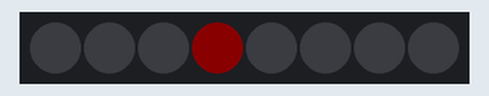
This sketch was run on a simulated ESP8266 (NodeMCU). Parts: 8 RGB LEDs in strip order, left to right. Dim RGB values are drawn brighter than linear.

Above: at 0.3 s.
At 4.93 s:
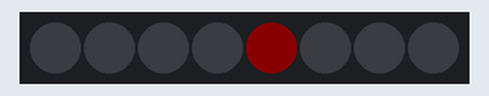
At 10.16 s:
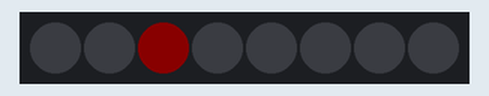
At 20.02 s:
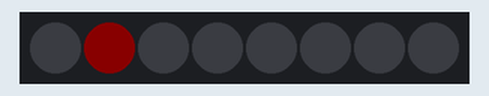
At 29.48 s:
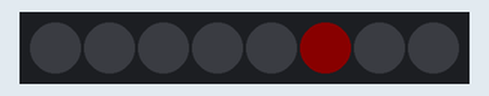
At 39.54 s:
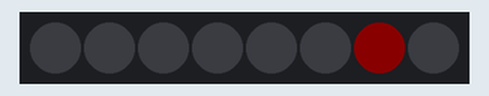
Timing chart, 0 to 40.0 s (numbered marks = the images above):
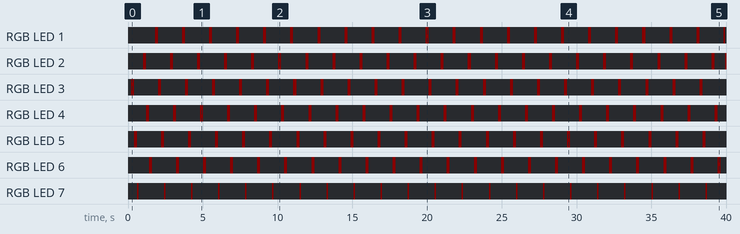

The sketch:

003_BBC_test_NeoPixel.ino
```cpp
// (licence header left out)
#include <Arduino.h>
#include "ESP8266WiFi.h"
#include <Adafruit_NeoPixel.h>

#define LED             D6 // low active
#define NEOPIXELPIN     D7
#define NEOPIXELNUMLEDS 8


Adafruit_NeoPixel neoPixel = Adafruit_NeoPixel(NEOPIXELNUMLEDS, NEOPIXELPIN, NEO_GRB + NEO_KHZ800);

void setup()
{
  WiFi.forceSleepBegin(); // turn of wifi to reduce power consumption
  delay(1);
  system_update_cpu_freq(160); // run MCU core with full speed

  neoPixel.begin();
}

void loop()
{
  static int pixelNumber = 0;

  pixelNumber++;
  if (pixelNumber > NEOPIXELNUMLEDS)pixelNumber = 0;

  uint32_t red=neoPixel.Color(10,0,0);
  uint32_t dark=neoPixel.Color(0,0,0);

  //update
  neoPixel.setPixelColor(pixelNumber, red);
  neoPixel.show();

  delay(100);
  neoPixel.setPixelColor(pixelNumber, dark);
  neoPixel.show();

}
```

Measured:
- by itself, RGB LED 1: goes 21 × (RGB(10, 0, 0) 0.20 s, off 1.6 s), RGB(10, 0, 0) 0.10 s, then off
- by itself, RGB LED 2: goes 21 × (RGB(10, 0, 0) 0.20 s, off 1.6 s), RGB(10, 0, 0) 0.20 s, off 0.70 s, then RGB(10, 0, 0)
- by itself, RGB LED 3–6: alternates RGB(10, 0, 0) for 0.20 s and off for 1.6 s
- by itself, RGB LED 7: alternates RGB(10, 0, 0) for 0.10 s and off for 1.7 s
